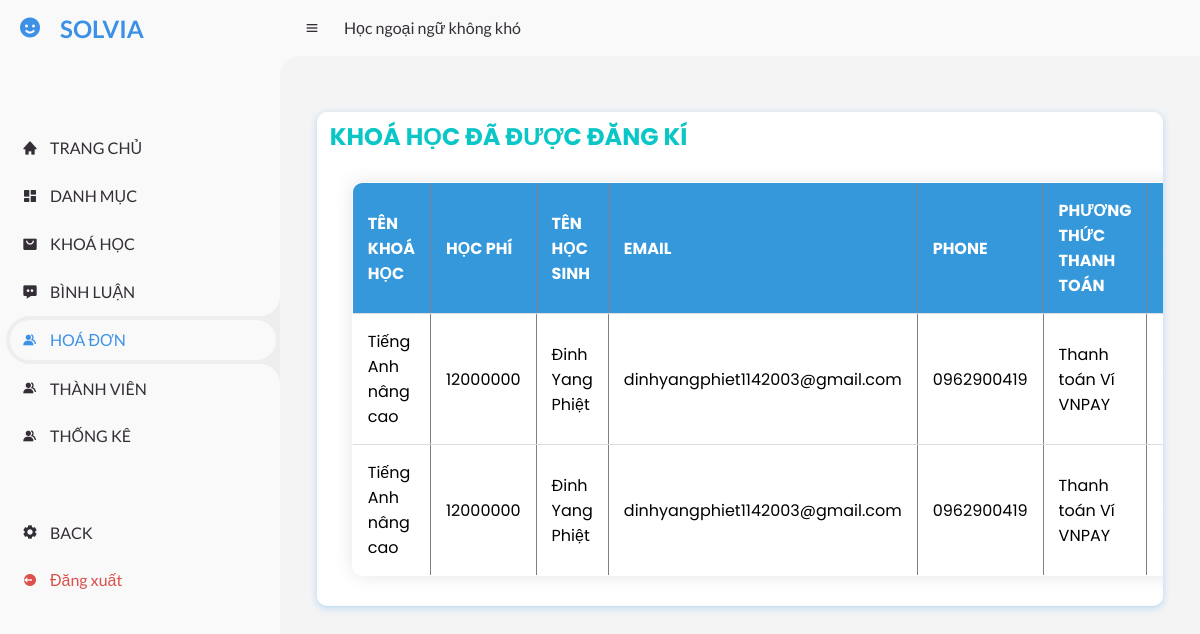
The app's page /admin/index.php?act=khoahocdki (signed in), older data.
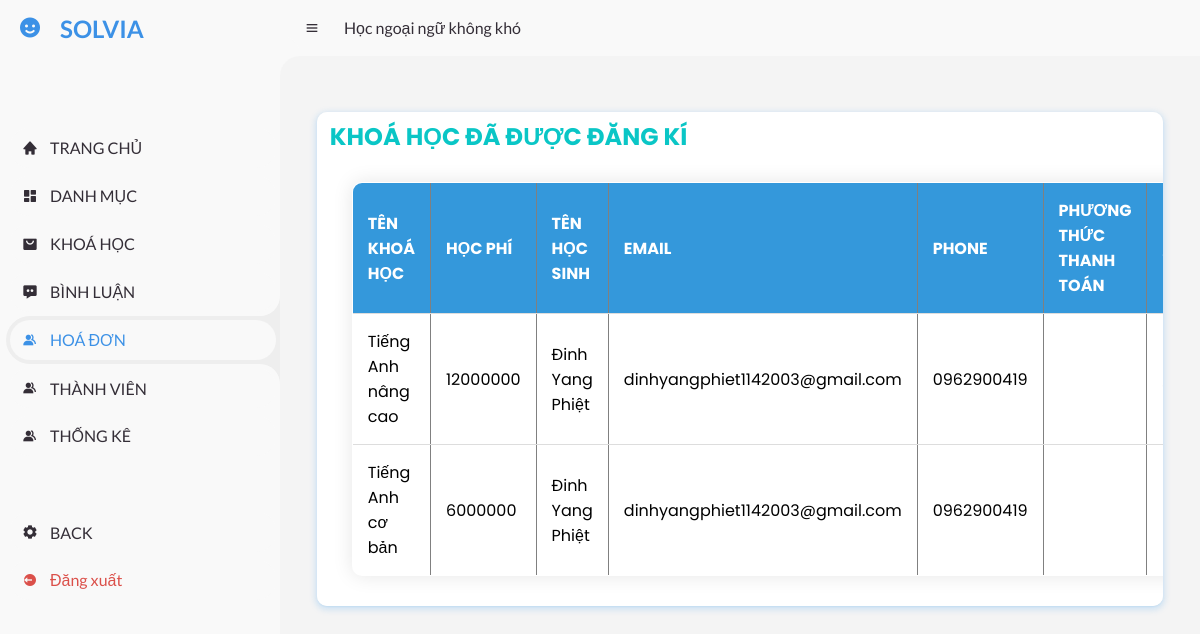
The same page, newer data.
### tables this page shows
CREATE TABLE `bills` (
  `bill_id` int(11) NOT NULL,
  `user_id` int(11) NOT NULL,
  `course_id` int(11) DEFAULT NULL,
  `full_name` varchar(255) NOT NULL,
  `email` varchar(255) NOT NULL,
  `phone` varchar(255) NOT NULL,
  `course_name` varchar(255) NOT NULL,
  `course_price` varchar(255) NOT NULL,
  `pttt` varchar(255) NOT NULL,
  `instructor` varchar(255) NOT NULL,
  `classname` varchar(255) NOT NULL,
  `thoigian` varchar(100) NOT NULL,
  `time_start` time NOT NULL,
  `time_end` time NOT NULL,
  `timestamp` timestamp NOT NULL DEFAULT current_timestamp() ON UPDATE current_timestamp(),
  `trangthai` varchar(255) NOT NULL
);

### model/pdo.php (called while the page is built, shortened)
<?php
function pdo_get_connection()
{
    $servername = "localhost";
    $username = "root";
    $password = "";
    try {
        $conn = new PDO("mysql:host=$servername;dbname=bankhoahoc", $username, $password);
        $conn->setAttribute(PDO::ATTR_ERRMODE, PDO::ERRMODE_EXCEPTION);
        return $conn;
    } catch (PDOException $e) {
        echo "Kết nối thất bại: " . $e->getMessage();
    }
}
function pdo_query($sql)
{
    $sql_args = array_slice(func_get_args(), 1);
    try {
        $conn = Pdo_get_connection();
        $stmt = $conn->prepare($sql);
        $stmt->execute($sql_args);
        $rows = $stmt->fetchAll();
        return $rows;
    } catch (PDOException $e) {
        throw $e;
    } finally {
        unset($conn);
    }
}
?>

### model/khoahoc.php (called while the page is built, shortened)
<?php
function get_all_courses_dki() {
    $sql = "SELECT * FROM bills ORDER BY bill_id desc";
    return pdo_query($sql);
}
?>

### admin/khoahocdki/khoahocdki.php (the view, shortened to what this page needs)
<main>
<div class="row2 container mt20">
  <div class="row2 font_title mb">
    <h1>KHOÁ HỌC ĐÃ ĐƯỢC ĐĂNG KÍ</h1>
  </div>
  <div class="row2 form_content ">
    <form action="#" method="POST">
      <div class="row2 mb10 formds_loai">
        <table border="1" cellpadding="10px">
          <tr>
            <th>TÊN KHOÁ HỌC</th>
            <th>HỌC PHÍ</th>
            <th>TÊN HỌC SINH</th>
            <th>EMAIL</th>
            <th>PHONE</th>
            <th>PHƯƠNG THỨC THANH TOÁN</th>
            <th>GIÁO VIÊN</th>
          </tr>
          <?php
foreach ($allcourses as $all) {
  extract($all);
    $temp =  '<label class="custom-button">
    <input type="submit" class="hidden-checkbox" />
    <span class="icon-cross">✘</span>
    <input type="hidden" name="bill_id" value="'.$bill_id.'">
</label>
<input type="submit" name="xacnhan" class="confirm-button" value="Xác Nhận">';
  $temp2 = ' <label class="custom-button-1">
  <input type="submit" class="hidden-checkbox" />
  <span class="icon-checkbox">✔</span>
</label>';
    if (isset($all["trangthai"]) && $all["trangthai"] == "Đã thanh toán") {
        $test = $temp2;
    } else {
        $test = $temp;
    }
    echo '<tr>
        <td>' . $course_name. '</td>
        <td>' . $course_price . '</td>
        <td>' . $full_name . '</td>
        <td>' . $email . '</td>
        <td>' . $phone . '</td>
        <td>' . $pttt. '</td>
        <td>' . $instructor . '</td>
        <td>' . $classname . '</td>
        <td>' . $thoigian. '</td>
        <td>' . $time_start . '</td>
        <td>' . $time_end . '</td>
        <td>' . $timestamp . '</td>
        <td>' . $test . '</td>
    </tr>';
  }
?>
        </table>
      </div>
    </form>
  </div>
</div>
</main>
</section>

### admin/header.php (shortened to what this page needs)
<section id="content">
		<nav>
			<i class='bx bx-menu' ></i>
			<a href="#" class="nav-link">Học ngoại ngữ không khó</a>
		</nav>

### admin/index.php (shortened to what this page needs)
<?php
include "../model/pdo.php";
include "../model/khoahoc.php";
include "../model/bill.php";
include "header.php";
if (isset($_GET['act'])) {
    $act = $_GET['act'];
    switch ($act) {
        case 'khoahocdki':
            $allcourses = get_all_courses_dki();
            include "khoahocdki/khoahocdki.php";
            break;
    }
} else {
    include "home.php";
}
include "boxleft.php";

### admin/boxleft.php (shortened to what this page needs)
<!DOCTYPE html>
<html lang="en">
<head>
	<link href='https://unpkg.com/boxicons@2.0.9/css/boxicons.min.css' rel='stylesheet'>
	<link rel="stylesheet" href="../css/admin.css">
	<link rel="stylesheet" href="../css/contentadmin.css">
</head>
<body>
	<section id="sidebar">
		<a href="#" class="brand">
			<i class='bx bxs-smile'></i>
			<span class="text">SOLVIA</span>
		</a>
		<ul class="side-menu top">
		<li class="<?php echo (!isset($_GET['act']) || $_GET['act'] === 'home') ? 'active' : ''; ?>">
				<a href="index.php?act=home">
					<i class='bx bxs-home' ></i>
					<span class="text">TRANG CHỦ</span>
				</a>
			</li>
			<li class="<?php echo (!isset($_GET['act']) || $_GET['act'] === 'adddm') ? 'active' : ''; ?>">
				<a href="index.php?act=adddm">
					<i class='bx bxs-dashboard' ></i>
					<span class="text">DANH MỤC</span>
				</a>
			</li>
			<li class="<?php echo (!isset($_GET['act']) || $_GET['act'] === 'addkh') ? 'active' : ''; ?>">
				<a href="index.php?act=addkh">
					<i class='bx bxs-shopping-bag-alt' ></i>
					<span class="text">KHOÁ HỌC</span>
				</a>
			</li>
			<li class="<?php echo (!isset($_GET['act']) || $_GET['act'] === 'dsbl') ? 'active' : ''; ?>">
				<a href="index.php?act=dsbl">
					<i class='bx bxs-message-dots' ></i>
					<span class="text">BÌNH LUẬN</span>
				</a>
			</li>
			</li><li class="<?php echo (!isset($_GET['act']) || $_GET['act'] === 'khoahocdki') ? 'active' : ''; ?>">
				<a href="index.php?act=khoahocdki">
					<i class='bx bxs-group' ></i>
					<span class="text">HOÁ ĐƠN</span>
				</a>
			</li>
			<li class="<?php echo (!isset($_GET['act']) || $_GET['act'] === 'dstk') ? 'active' : ''; ?>">
				<a href="index.php?act=dstk">
					<i class='bx bxs-group' ></i>
					<span class="text">THÀNH VIÊN</span>
				</a>
			</li>
			<li class="<?php echo (!isset($_GET['act']) || $_GET['act'] === 'thongke') ? 'active' : ''; ?>">
				<a href="index.php?act=thongke">
					<i class='bx bxs-group' ></i>
					<span class="text">THỐNG KÊ</span>
				</a>
			</li>
		</ul>
		<ul class="side-menu">
			<li >
				<a href="http://localhost:3000/index.php">
					<i class='bx bxs-cog' ></i>
					<span class="text">BACK</span>
				</a>
			</li>
			<li>
				<a href="logout.php" class="logout">
					<i class='bx bxs-log-out-circle' ></i>
					<span class="text">Đăng xuất</span>
				</a>
			</li>
		</ul>
	</section>

### css/admin.css (style rules this page uses)
* { margin: 0; padding: 0; box-sizing: border-box; }
a { text-decoration: none; }
li { list-style: none; }
:root { --poppins: 'Poppins', sans-serif; --lato: 'Lato', sans-serif; --light: #F9F9F9; --blue: #3C91E6; --light-blue: #CFE8FF; --grey: #eee; --dark-grey: #AAAAAA; --dark: #342E37; --red: #DB504A; --yellow: #FFCE26; --light-yellow: #FFF2C6; --orange: #FD7238; --light-orange: #FFE0D3; }
html { overflow-x: hidden; }
body { background: var(--grey); overflow-x: hidden; }
#sidebar { position: fixed; top: 0; left: 0; width: 280px; height: 100%; background: var(--light); z-index: 2000; font-family: var(--lato); transition: .3s ease; overflow-x: hidden; scrollbar-width: none; }
#sidebar .brand { font-size: 24px; font-weight: 700; height: 56px; display: flex; align-items: center; color: var(--blue); position: sticky; top: 0; left: 0; background: var(--light); z-index: 500; padding-bottom: 20px; box-sizing: content-box; }
#sidebar .brand .bx { min-width: 60px; display: flex; justify-content: center; }
#sidebar .side-menu { width: 100%; margin-top: 48px; }
#sidebar .side-menu li { height: 48px; background: transparent; margin-left: 6px; border-radius: 48px 0 0 48px; padding: 4px; }
#sidebar .side-menu li.active { background: var(--grey); position: relative; }
#sidebar .side-menu li.active::before { content: ''; position: absolute; width: 40px; height: 40px; border-radius: 50%; top: -40px; right: 0; box-shadow: 20px 20px 0 var(--grey); z-index: -1; }
#sidebar .side-menu li.active::after { content: ''; position: absolute; width: 40px; height: 40px; border-radius: 50%; bottom: -40px; right: 0; box-shadow: 20px -20px 0 var(--grey); z-index: -1; }
#sidebar .side-menu li a { width: 100%; height: 100%; background: var(--light); display: flex; align-items: center; border-radius: 48px; font-size: 16px; color: var(--dark); white-space: nowrap; overflow-x: hidden; }
#sidebar .side-menu.top li.active a { color: var(--blue); }
#sidebar .side-menu li a.logout { color: var(--red); }
#sidebar .side-menu li a .bx { min-width: calc(60px - ((4px + 6px) * 2)); display: flex; justify-content: center; }
#content { position: relative; width: calc(100% - 280px); left: 280px; transition: .3s ease; }
#content nav { height: 56px; background: var(--light); padding: 0 24px; display: flex; align-items: center; grid-gap: 24px; font-family: var(--lato); position: sticky; top: 0; left: 0; z-index: 1000; }
#content nav::before { content: ''; position: absolute; width: 40px; height: 40px; bottom: -40px; left: 0; border-radius: 50%; box-shadow: -20px -20px 0 var(--light); }
#content nav a { color: var(--dark); }
#content nav .bx.bx-menu { cursor: pointer; color: var(--dark); }
#content nav .nav-link { font-size: 16px; transition: .3s ease; }
#content main { width: 100%; padding: 36px 24px; font-family: var(--poppins); max-height: calc(100vh - 56px); overflow-y: auto; }

### css/contentadmin.css (style rules this page uses)
.container { box-shadow: 0 1px 2px 0 rgba(39, 147, 231, 0.1), 0 2px 6px 2px rgba(0, 136, 240, 0.15); background-color: #ffffff; padding: 10px 0 0 0; border-radius: 10px; overflow: auto; }
.row2 { width: 97%; margin: 0 auto; }
.font_title h1 { color: rgb(10, 198, 198); line-height: 30px; }
.mb10 { margin-bottom: 10px; }
.mt20 { margin-top: 20px; }
.form_content { padding: 10px; }
body { font-family: Arial, sans-serif; background-color: #f4f4f4; }
table { width: 100%; border-collapse: collapse; margin-top: 20px; margin-bottom: 20px; overflow: hidden; box-shadow: 0 0 20px rgba(0, 0, 0, 0.1); border-radius: 10px; background-color: #fff; }
th, td { padding: 15px; text-align: left; border-bottom: 1px solid #ddd; }
th { background-color: #3498db; color: #fff; }

Row changes from the older to the newer data that the page shows:
removed bills: course_name "Tiếng Anh nâng cao", course_price "12000000", full_name "Đinh Yang Phiệt", email "dinhyangphiet1142003@gmail.com", phone "0962900419", pttt "Thanh toán Ví VNPAY"
removed bills: course_name "Tiếng Anh nâng cao", course_price "12000000", full_name "Đinh Yang Phiệt", email "dinhyangphiet1142003@gmail.com", phone "0962900419", pttt "Thanh toán Ví VNPAY"
added bills: course_name "Tiếng Anh nâng cao", course_price "12000000", full_name "Đinh Yang Phiệt", email "dinhyangphiet1142003@gmail.com", phone "0962900419"
added bills: course_name "Tiếng Anh cơ bản", course_price "6000000", full_name "Đinh Yang Phiệt", email "dinhyangphiet1142003@gmail.com", phone "0962900419"
